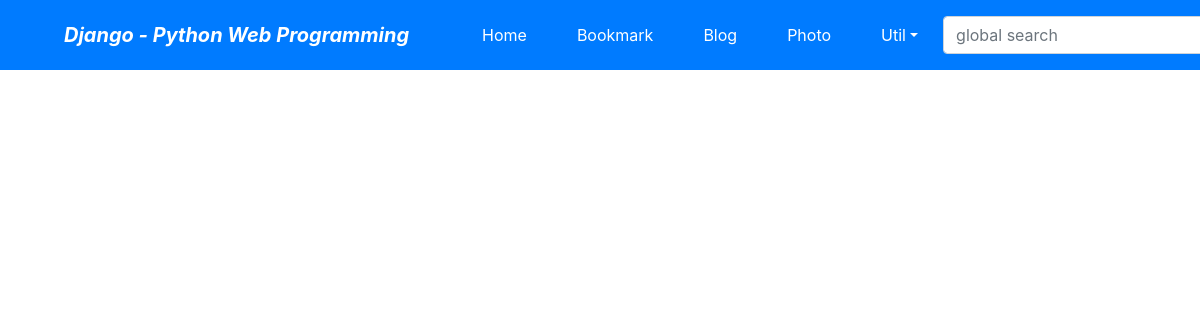
The page /photo/ on the database as committed earlier.
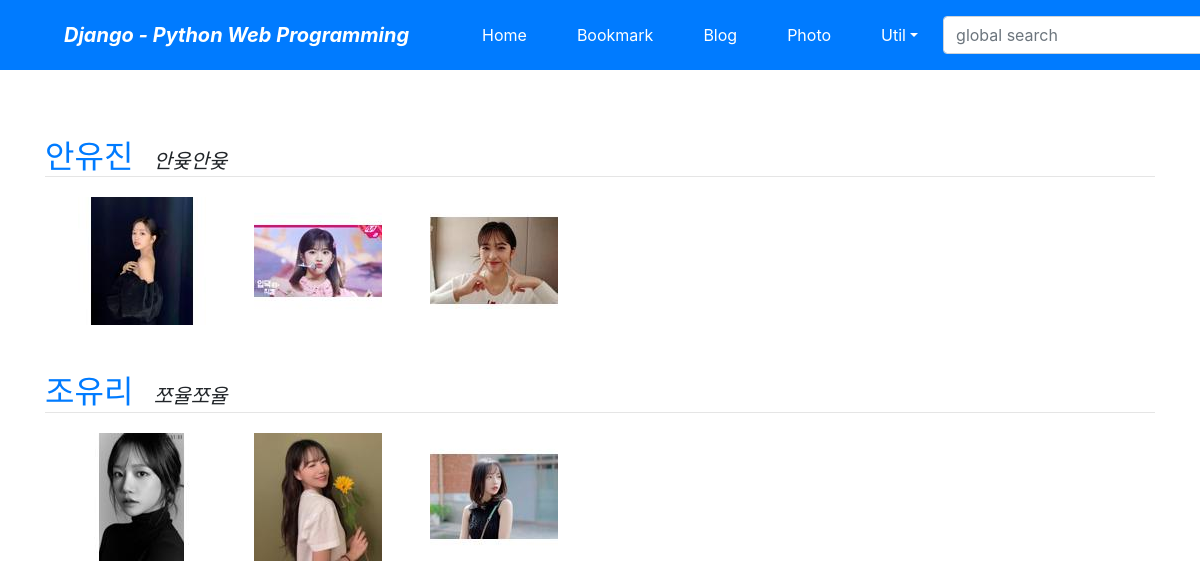
The same page on the database as committed later.
### photo/models.py (models this page shows, shortened)
class Album(models.Model):
    name = models.CharField(max_length=30)
    description =models.CharField('One line Description', max_length=100, blank=True)
    class Meta:
        ordering=('name',)

class Photo(models.Model):
    album = models.ForeignKey(Album, on_delete=models.CASCADE)
    title = models.CharField('TITLE', max_length=30)
    description = models.TextField('Photo Description', blank=True)
    image = ThumbnailImageField(upload_to='photo/%Y/%m')
    upload_dt = models.DateTimeField('Upload Date', auto_now_add=True)
    class Meta:
        ordering = ('title',)
    def get_absolute_url(self):
        return reverse("photo:photo_detail", args=(self.id, ))

### photo/views.py (the view)
# urls.py: path('', views.AlbumLV.as_view(), name = 'index'),
class AlbumLV(ListView):
    model = Album

### photo/fields.py (called while the page is built)
    def _add_thumb(self, s):
        parts = s.split(".")
        parts.insert(-1, "thumb")
        if parts[-1].lower() not in ['jpeg', 'jpg']:
            parts[-1] = 'jpg'
        return ".".join(parts)

    @property
    def thumb_url(self):
        return self._add_thumb(self.url)

### photo/templates/photo/album_list.html (shortened to what this page needs)
{% extends "base.html" %}
{% block content %}
    {% for item in object_list %}
    <div class ="mt-5">
        <a class="h2" href="{% url 'photo:album_detail' item.id %}">
            {{ item.name }}</a>&emsp;
            <span class="font-italic h5">{{ item.description }}</span>
    </div>
    <hr style="margin: 0 0 20px 0;">
    <div class ="row">
        {% for photo in item.photo_set.all|slice:":5" %}
        <div class = "ml-5">
            <div class ="thumbnail">
                <a href=" {{photo.get_absolute_url}}">
                    <img src="{{ photo.image.thumb_url }}" style="width: 100%;">
                </a>
            </div>
        </div>
        {% endfor %}
    </div>
    {% endfor %}
{% endblock %}

### templates/base.html (shortened to what this page needs)
<!DOCTYPE html>
<html lang="ko">
<head>
    <link rel="stylesheet" href="https://stackpath.bootstrapcdn.com/bootstrap/4.3.1/css/bootstrap.min.css">
</head>
<body style="padding-top:90px;">
<nav class="navbar navbar-expand-lg navbar-dark bg-primary fixed-top">
    <span class="navbar-brand mx-5 mb-0 font-weight-bold font-italic">Django - Python Web Programming</span>
    <div class="collapse navbar-collapse" id="navbarSupportedContent">
        <ul class="navbar-nav mr-auto">
            <li class="nav-item mx-1 btn btn-primary">
                <a class="nav-link text-white" href="{% url 'home' %}">Home</a></li>
            <li class="nav-item mx-1 btn btn-primary">
                <a class="nav-link text-white" href="{% url 'bookmark:index' %}">Bookmark</a></li>
            <li class="nav-item mx-1 btn btn-primary">
                <a class="nav-link text-white" href="{% url 'blog:index' %}">Blog</a></li>
            <li class="nav-item mx-1 btn btn-primary">
                <a class="nav-link text-white" href="{% url 'photo:index' %}">Photo</a></li>
            <li class="nav-item dropdown mx-1 btn btn-primary">
                <a class="nav-link dropdown-toggle text-white" href="#" data-toggle="dropdown">Util</a>
            </li>
        </ul>
        <form class="form-inline my-2" action="" method="post"> {% csrf_token %}
            <input class="form-control mr-sm-2" type="search" placeholder="global search" name="search_word">
        </form>
    </div>
</nav>
<div class="container">
    {% block content %}{% endblock %}
</div>
</body>
</html>

Rows that differ between the two databases and show on the page:
added Album: name "안유진", description "안윶안윶"
added Photo: shows a picture, shown under "안유진"
added Photo: shows a picture, shown under "안유진"
added Photo: shows a picture, shown under "안유진"
added Album: name "조유리", description "쪼율쪼율"
added Photo: shows a picture, shown under "조유리"
added Photo: shows a picture, shown under "조유리"
added Photo: shows a picture, shown under "조유리"
